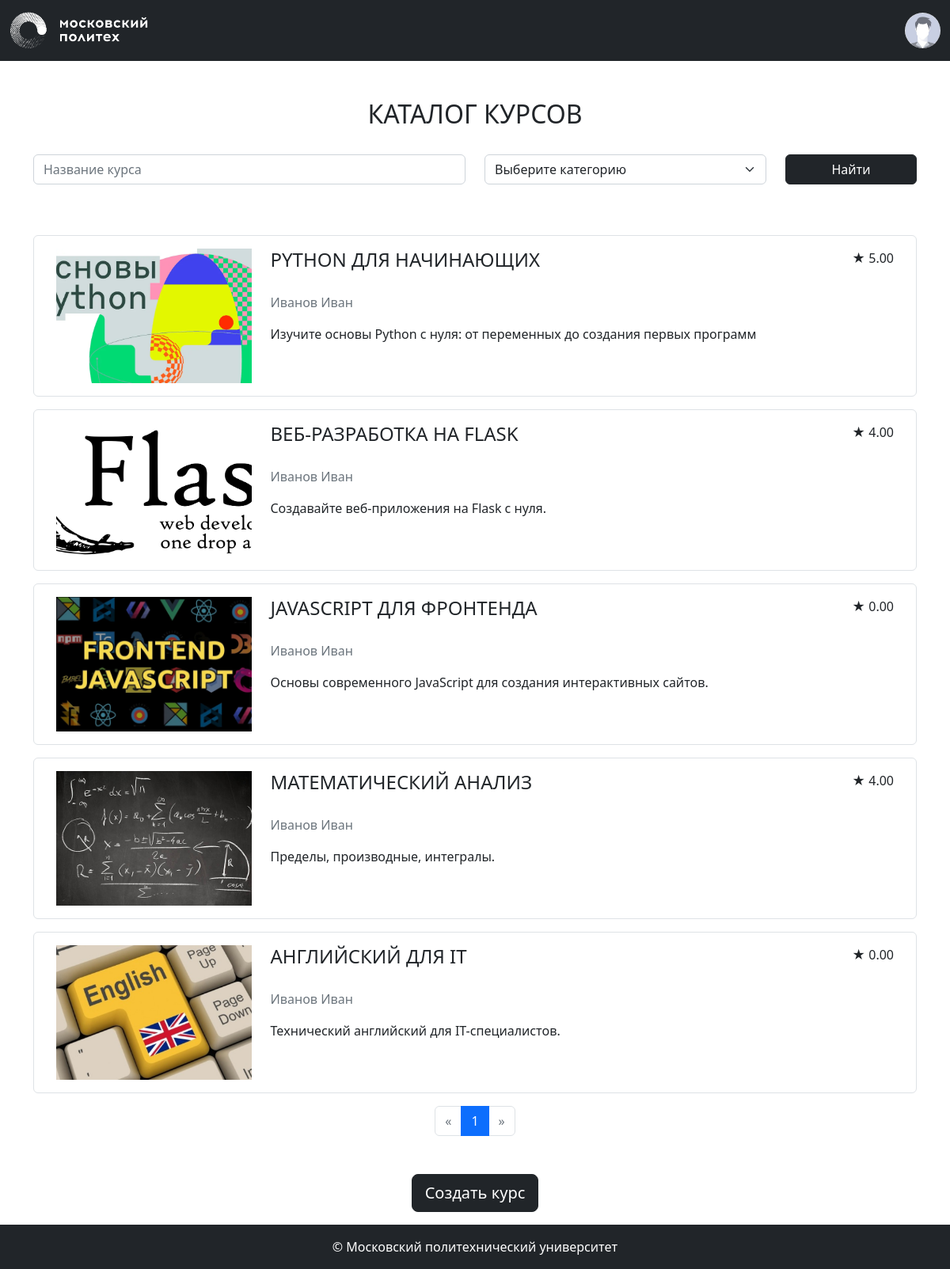
The page /courses/ (signed in) on the database its author committed.
### app/models.py (models this page shows, shortened)
class Base(DeclarativeBase):
    metadata = MetaData(naming_convention={
        "ix": 'ix_%(column_0_label)s',
        "uq": "uq_%(table_name)s_%(column_0_name)s",
        "ck": "ck_%(table_name)s_%(constraint_name)s",
        "fk": "fk_%(table_name)s_%(column_0_name)s_%(referred_table_name)s",
        "pk": "pk_%(table_name)s"
    })

class Course(Base):
    __tablename__ = 'courses'
    id: Mapped[int] = mapped_column(primary_key=True)
    name: Mapped[str] = mapped_column(String(100))
    short_desc: Mapped[str] = mapped_column(Text)
    full_desc: Mapped[str] = mapped_column(Text)
    rating_sum: Mapped[int] = mapped_column(default=0)
    rating_num: Mapped[int] = mapped_column(default=0)
    category_id: Mapped[int] = mapped_column(ForeignKey("categories.id"))
    author_id: Mapped[int] = mapped_column(ForeignKey("users.id"))
    background_image_id: Mapped[str] = mapped_column(ForeignKey("images.id"))
    created_at: Mapped[datetime] = mapped_column(default=datetime.now)
    author: Mapped["User"] = relationship(back_populates='courses')
    category: Mapped["Category"] = relationship(lazy=False, back_populates='courses')
    bg_image: Mapped["Image"] = relationship()
    reviews: Mapped[list["Review"]] = relationship(back_populates='course', cascade='all, delete-orphan')
    @property
    def rating(self):
        if self.rating_num > 0:
            return self.rating_sum / self.rating_num
        return 0

class User(Base, UserMixin):
    __tablename__ = 'users'
    id: Mapped[int] = mapped_column(primary_key=True)
    first_name: Mapped[str] = mapped_column(String(100))
    last_name: Mapped[str] = mapped_column(String(100))
    middle_name: Mapped[Optional[str]] = mapped_column(String(100))
    login: Mapped[str] = mapped_column(String(100), unique=True)
    password_hash: Mapped[str] = mapped_column(String(200))
    created_at: Mapped[datetime] = mapped_column(default=datetime.now)
    courses = relationship('Course', back_populates='author')
    reviews = relationship('Review', back_populates='user', cascade='all, delete-orphan')
    @property
    def full_name(self):
        return ' '.join([self.last_name, self.first_name, self.middle_name or '']).strip()

### app/courses.py (the view)
@bp.route('/')
def index():
    pagination = course_repository.get_pagination_info(**search_params())
    courses = course_repository.get_all_courses(pagination=pagination)
    categories = category_repository.get_all_categories()
    return render_template('courses/index.html',
                           courses=courses,
                           categories=categories,
                           pagination=pagination,
                           search_params=search_params())

### app/auth.py (called while the page is built)
def load_user(user_id):
    return user_repository.get_user_by_id(user_id)

### app/courses.py (called while the page is built)
def search_params():
    return {
        'name': request.args.get('name'),
        'category_ids': [x for x in request.args.getlist('category_ids') if x],
    }

### app/repositories/category_repository.py (called while the page is built)
    def get_all_categories(self):
        return self.db.session.execute(self.db.select(Category)).scalars()

### app/repositories/course_repository.py (called while the page is built)
    def _all_query(self, name, category_ids):
        query = self.db.select(Course)
        if name:
            query = query.filter(Course.name.ilike(f'%{name}%'))
        if category_ids:
            query = query.filter(Course.category_id.in_(category_ids))
        return query

    def get_pagination_info(self, name=None, category_ids=None):
        query = self._all_query(name, category_ids)
        return self.db.paginate(query)

    def get_all_courses(self, name=None, category_ids=None, pagination=None):
        if pagination is not None:
            return pagination.items
        return self.db.session.execute(self._all_query(name, category_ids)).scalars()

### app/repositories/user_repository.py (called while the page is built)
    def get_user_by_id(self, user_id):
        return self.db.session.execute(self.db.select(User).filter_by(id=user_id)).scalar()

### app/templates/courses/index.html (shortened to what this page needs)
{% extends 'base.html' %}
{% from 'pagination.html' import render_pagination %}
{% block content %}
<div class="container">
    <div class="my-5">
        <h2 class="mb-3 text-center text-uppercase font-weight-bold">Каталог курсов</h2>
        <form class="mb-5 mt-3 row align-items-center">
            <div class="col-md-6 my-3">
                <input autocomplete="off" type="text" class="form-control" id="course-name" name="name" value="{{ request.args.get('name') or '' }}" placeholder="Название курса">
            </div>
            <div class="col-md-4 my-3">
                <select class="form-select" id="course-category" name="category_ids" title="Категория курса">
                    <option value="">Выберите категорию</option>
                </select>
            </div>
            <div class="col-md-2 my-3 align-self-end">
                <button type="submit" class="btn btn-dark w-100 mt-auto">Найти</button>
            </div>
        </form>
    </div>
    <div class="courses-list container-fluid mt-3 mb-3">
        {% for course in courses %}
            <div class="row p-3 border rounded mb-3" data-url="{{ url_for('courses.show', course_id=course.id) }}">
                <div class="col-md-3 mb-3 mb-md-0 d-flex align-items-center justify-content-center">
                    <div class="course-logo" style="background-image: url({{ url_for('main.image', image_id=course.background_image_id) }});">
                    </div>
                </div>
                <div class="col-md-9 align-items-center">
                    <div class="d-flex">
                        <h4 class="text-uppercase">{{ course.name }}</h4>
                        <p class="ms-auto rating">
                            <span>★</span> <span>{{ "%.2f" | format(course.rating) }}</span>
                        </p>
                    </div>
                    <p class="text-muted my-3">{{ course.author.full_name }}</p>
                    <p>{{ course.short_desc | truncate(200) }}</p>
                </div>
            </div>
        {% endfor %}
    </div>
    <div class="mb-5">
        {{ render_pagination(pagination, request.endpoint, search_params) }}
    </div>
    {% if current_user.is_authenticated %}
        <div class="text-center my-3">
            <a class="btn btn-lg btn-dark" href="{{ url_for('courses.new') }}">Создать курс</a>
        </div>
    {% endif %}
</div>
{% endblock %}

### app/templates/base.html (shortened to what this page needs)
<!doctype html>
<html lang="ru" class="h-100">
<head>
    <link href="https://cdn.jsdelivr.net/npm/bootstrap@5.2.0-beta1/dist/css/bootstrap.min.css" rel="stylesheet"
>
    <link rel="stylesheet" href="{{ url_for('static', filename='styles.css') }}">
</head>
<body class="d-flex flex-column h-100">
    <header>
        <nav class="navbar navbar-dark bg-dark">
            <div class="container-fluid">
                <div class="logo navbar-brand">
                    <a href="{{ url_for('main.index') }}">
                        <img class="img-fluid" src="{{ url_for('static', filename='images/polytech_logo.png') }}" alt="polytech-logo">
                    </a>
                </div>
                {% if current_user.is_authenticated %}
                    <div class="dropdown d-flex" style="width: 200px;">
                        <div class="profile ms-auto" title="{{ current_user.full_name }}" id="dropdownMenuButton" data-bs-toggle="dropdown"
                            aria-haspopup="true" aria-expanded="false">
                            <img class="img-fluid rounded-circle cursor-pointer"
                                src="{{ url_for('static', filename='images/default-profile-picture-300x300.jpeg') }}" alt="profile-pic">
                        </div>
                    </div>
                {% else %}
                    <a class="btn btn-outline-light" href="{{ url_for('auth.login') }}">Войти</a>
                {% endif %}
            </div>
        </nav>
    </header>
    <main class="main flex-grow-1">
       {% block content %}
       {% endblock %}
    </main>
    <footer class="bg-dark text-white d-flex align-items-center justify-content-center py-3">
        &copy; Московский политехнический университет
    </footer>
</body>
</html>

### app/templates/pagination.html
{% macro render_pagination(pagination, endpoint, params={}) %}
    {% set per_page = pagination.per_page %}
    <nav>
        <ul class="pagination justify-content-center">
            <li class="page-item {% if not pagination.has_prev %}disabled{% endif %}">
                <a class="page-link" href="{{ url_for(endpoint, page=(pagination.page - 1), per_page=per_page, **params) if pagination.has_prev else '#' }}" aria-label="Previous">
                    <span aria-hidden="true">&laquo;</span>
                </a>
            </li>
            {%- for page in pagination.iter_pages() %}
                {% if page %}
                    <li class="page-item {% if page == pagination.page %}active{% endif %}">
                        <a class="page-link" href="{{ url_for(endpoint, page=page, per_page=per_page, **params) }}">
                            {{ page }}
                        </a>
                    </li>
                {% endif %}
            {%- endfor %}
            <li class="page-item {% if not pagination.has_next %}disabled{% endif %}">
                <a class="page-link" href="{{ url_for(endpoint, page=(pagination.page + 1), per_page=per_page, **params) if pagination.has_next else '#' }}" aria-label="Next">
                    <span aria-hidden="true">&raquo;</span>
                </a>
            </li>
        </ul>
    </nav>
{% endmacro %}

### app/static/styles.css (style rules this page uses)
.logo { max-width: 175px; }
.profile { max-width: 45px; }
.course-logo { min-width: 170px; width: 100%; height: 170px; background-repeat: no-repeat; background-position: center; background-size: cover; }

### rows shown on the page
Course: background_image (picture), name "PYTHON ДЛЯ НАЧИНАЮЩИХ", rating "5.00", author.full_name "Иванов Иван", short_desc "Изучите основы Python с нуля: от переменных до создания первых программ"
Course: background_image (picture), name "ВЕБ-РАЗРАБОТКА НА FLASK", rating "4.00", author.full_name "Иванов Иван", short_desc "Создавайте веб-приложения на Flask с нуля."
Course: background_image (picture), name "JAVASCRIPT ДЛЯ ФРОНТЕНДА", rating "0.00", author.full_name "Иванов Иван", short_desc "Основы современного JavaScript для создания интерактивных сайтов."
Course: background_image (picture), name "МАТЕМАТИЧЕСКИЙ АНАЛИЗ", rating "4.00", author.full_name "Иванов Иван", short_desc "Пределы, производные, интегралы."
Course: background_image (picture), name "АНГЛИЙСКИЙ ДЛЯ IT", rating "0.00", author.full_name "Иванов Иван", short_desc "Технический английский для IT-специалистов."

### other values the page prints
{{ page }} "1"
